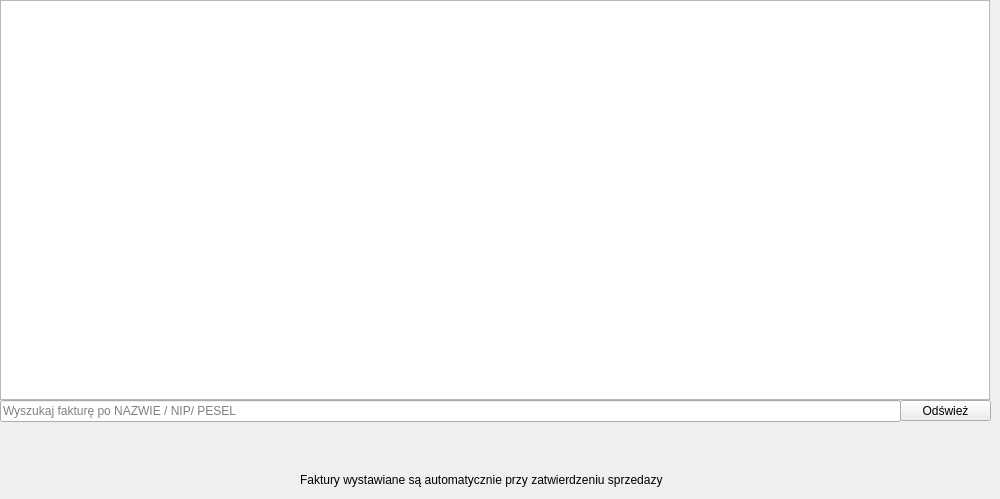
    <widget class="QWidget" name="tab_faktury">
     <attribute name="title">
      <string>Faktury</string>
     </attribute>
     <widget class="QTableView" name="tableView_faktury">
      <property name="geometry">
       <rect>
        <x>0</x>
        <y>0</y>
        <width>990</width>
        <height>400</height>
       </rect>
      </property>
      <property name="editTriggers">
       <set>QAbstractItemView::NoEditTriggers</set>
      </property>
     </widget>
     <widget class="QLineEdit" name="lineEdit_faktury_wyszukaj">
      <property name="geometry">
       <rect>
        <x>0</x>
        <y>400</y>
        <width>901</width>
        <height>22</height>
       </rect>
      </property>
      <property name="placeholderText">
       <string>Wyszukaj fakturę po NAZWIE / NIP/ PESEL</string>
      </property>
     </widget>
     <widget class="QLabel" name="label_faktury">
      <property name="geometry">
       <rect>
        <x>300</x>
        <y>470</y>
        <width>411</width>
        <height>20</height>
       </rect>
      </property>
      <property name="text">
       <string>Faktury wystawiane są automatycznie przy zatwierdzeniu sprzedazy</string>
      </property>
     </widget>
     <widget class="QPushButton" name="pushButton_6">
      <property name="geometry">
       <rect>
        <x>900</x>
        <y>400</y>
        <width>91</width>
        <height>21</height>
       </rect>
      </property>
      <property name="text">
       <string>Odśwież</string>
      </property>
     </widget>
    </widget>
